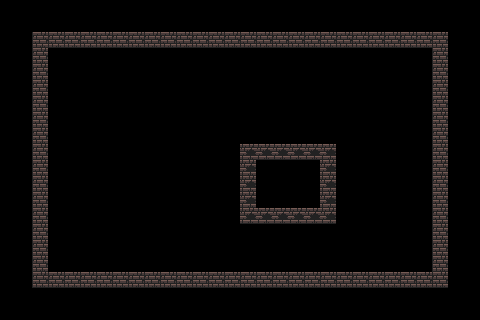

Below is a game level as drawn by its tile map, then a one-line description and the .tmx file that defines it, in full:
An orthogonal 30x20 tile map with 16x16 px tiles, 1 tile layer (Tile Layer 1) and 9 objects (Player).

<map version="1.10" tiledversion="1.10.2" orientation="orthogonal" renderorder="right-down" width="30" height="20" tilewidth="16" tileheight="16" infinite="0" nextlayerid="5" nextobjectid="13">
 <tileset firstgid="1" source="DungeonTileset.tsx" />
 <layer id="1" name="Tile Layer 1" width="30" height="20">
  <data encoding="csv">
0,0,0,0,0,0,0,0,0,0,0,0,0,0,0,0,0,0,0,0,0,0,0,0,0,0,0,0,0,0,
0,0,0,0,0,0,0,0,0,0,0,0,0,0,0,0,0,0,0,0,0,0,0,0,0,0,0,0,0,0,
0,0,34,34,34,34,34,34,34,34,34,34,34,34,34,34,34,34,34,34,34,34,34,34,34,34,34,34,0,0,
0,0,34,0,0,0,0,0,0,0,0,0,0,0,0,0,0,0,0,0,0,0,0,0,0,0,0,34,0,0,
0,0,34,0,0,0,0,0,0,0,0,0,0,0,0,0,0,0,0,0,0,0,0,0,0,0,0,34,0,0,
0,0,34,0,0,0,0,0,0,0,0,0,0,0,0,0,0,0,0,0,0,0,0,0,0,0,0,34,0,0,
0,0,34,0,0,0,0,0,0,0,0,0,0,0,0,0,0,0,0,0,0,0,0,0,0,0,0,34,0,0,
0,0,34,0,0,0,0,0,0,0,0,0,0,0,0,0,0,0,0,0,0,0,0,0,0,0,0,34,0,0,
0,0,34,0,0,0,0,0,0,0,0,0,0,0,0,0,0,0,0,0,0,0,0,0,0,0,0,34,0,0,
0,0,34,0,0,0,0,0,0,0,0,0,0,0,0,100,100,100,100,100,100,0,0,0,0,0,0,34,0,0,
0,0,34,0,0,0,0,0,0,0,0,0,0,0,0,100,0,0,0,0,100,0,0,0,0,0,0,34,0,0,
0,0,34,0,0,0,0,0,0,0,0,0,0,0,0,100,0,0,0,0,100,0,0,0,0,0,0,34,0,0,
0,0,34,0,0,0,0,0,0,0,0,0,0,0,0,100,0,0,0,0,100,0,0,0,0,0,0,34,0,0,
0,0,34,0,0,0,0,0,0,0,0,0,0,0,0,100,100,100,100,100,100,0,0,0,0,0,0,34,0,0,
0,0,34,0,0,0,0,0,0,0,0,0,0,0,0,0,0,0,0,0,0,0,0,0,0,0,0,34,0,0,
0,0,34,0,0,0,0,0,0,0,0,0,0,0,0,0,0,0,0,0,0,0,0,0,0,0,0,34,0,0,
0,0,34,0,0,0,0,0,0,0,0,0,0,0,0,0,0,0,0,0,0,0,0,0,0,0,0,34,0,0,
0,0,34,34,34,34,34,34,34,34,34,34,34,34,34,34,34,34,34,34,34,34,34,34,34,34,34,34,0,0,
0,0,0,0,0,0,0,0,0,0,0,0,0,0,0,0,0,0,0,0,0,0,0,0,0,0,0,0,0,0,
0,0,0,0,0,0,0,0,0,0,0,0,0,0,0,0,0,0,0,0,0,0,0,0,0,0,0,0,0,0
</data>
 </layer>
 <objectgroup id="3" name="Spawnpoints">
  <object id="2" name="Player" type="Player" x="112" y="208" width="48" height="48" />
 </objectgroup>
 <objectgroup id="4" name="Collisions">
  <object id="4" x="32" y="32" width="16" height="256" />
  <object id="5" x="32" y="32" width="416" height="16" />
  <object id="6" x="432" y="48" width="16" height="240" />
  <object id="7" x="48" y="272" width="384" height="16" />
  <object id="8" x="240" y="144" width="96" height="16" />
  <object id="9" x="320" y="160" width="16" height="64" />
  <object id="10" x="240" y="160" width="16" height="64" />
  <object id="11" x="256" y="208" width="64" height="16" />
 </objectgroup>
</map>
